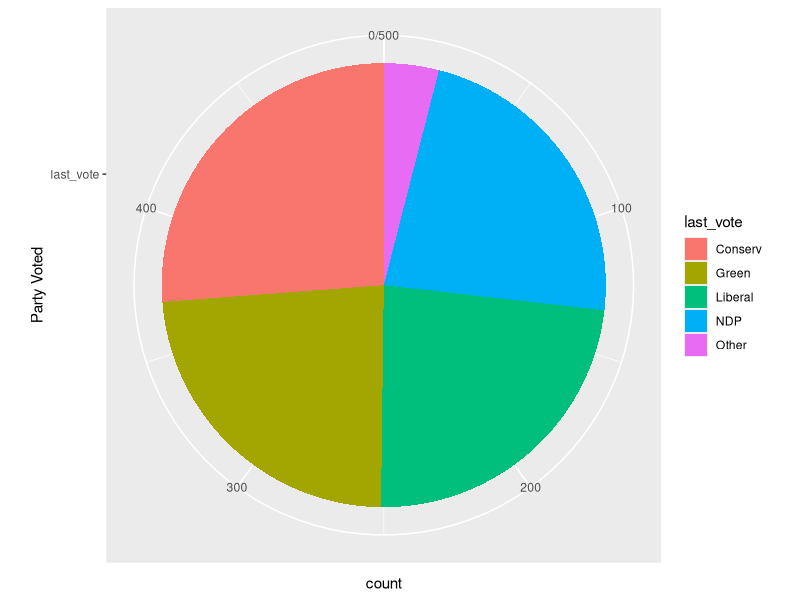
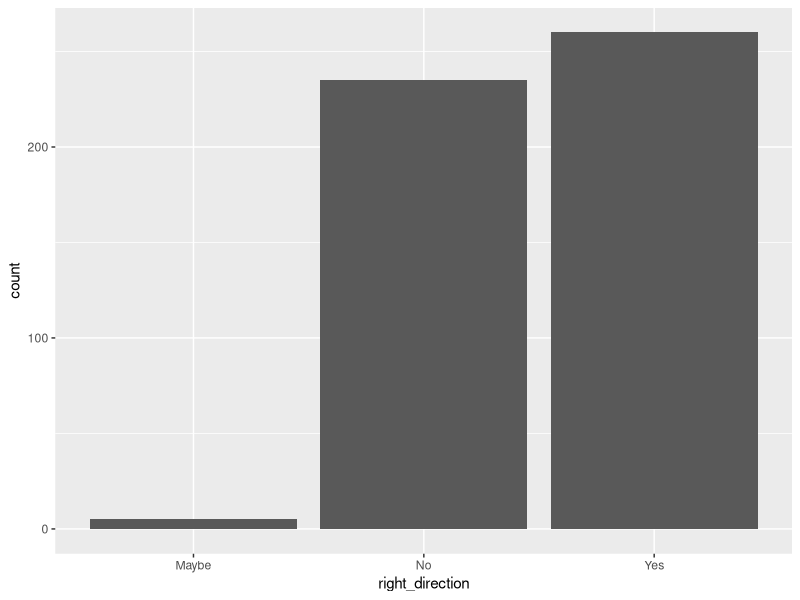
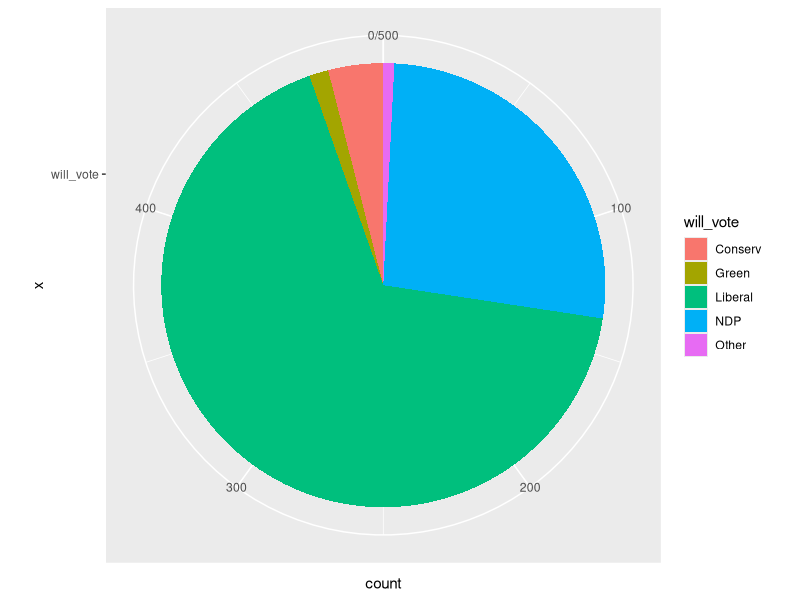
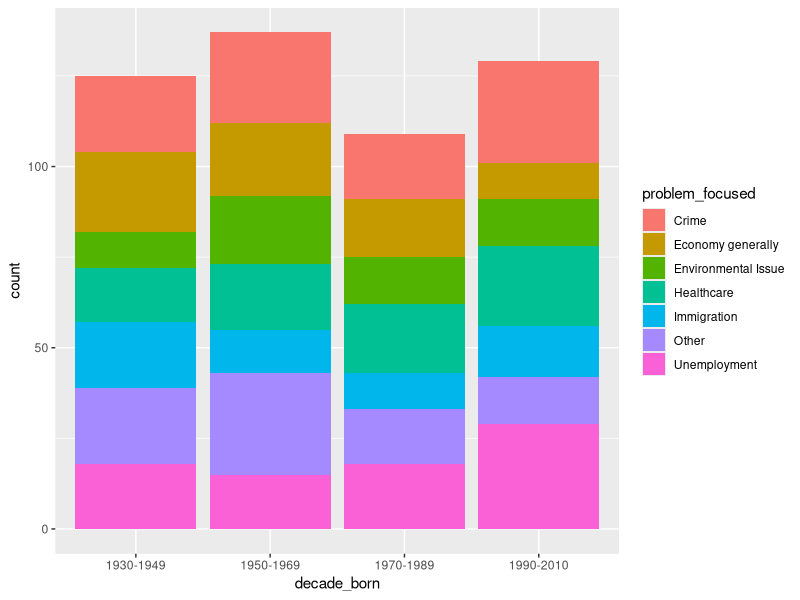
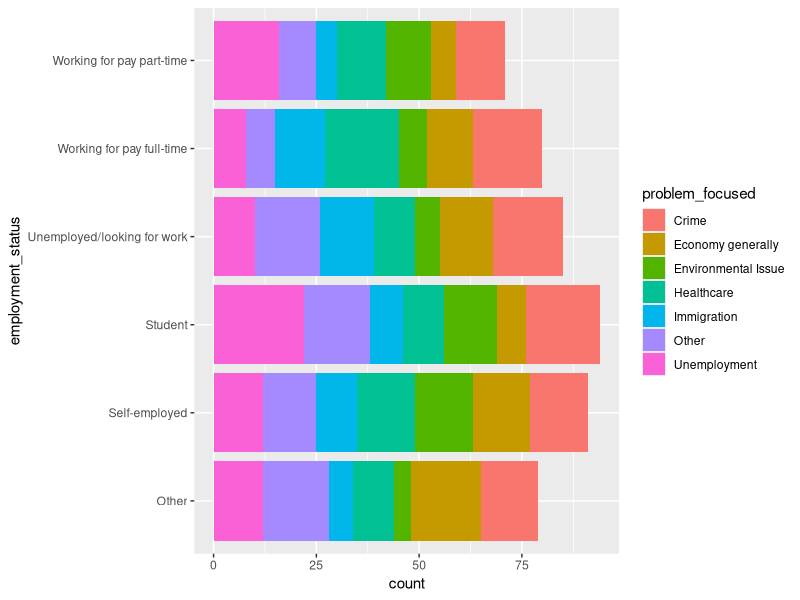

Generate these figures, in order, with R:
## ---- chunk 1
# Setting seed as the last 4 digits of my student number
set.seed(4759)
library(tidyverse)
# Global settings for figure sizes and echo.
require("knitr")
opts_chunk$set(tidy.opts=list(width.cutoff=60),tidy=TRUE)
opts_chunk$set(engine = "R")
knitr::opts_chunk$set(echo = T)
knitr::opts_chunk$set(message = F)
knitr::opts_chunk$set(warning = F)
## ---- chunk 2
# We begin with storing choices in vectors
# which will be used for sampling in the next chunk
# For section 'citizenship'
citizenship <- c("Canadian Citizen", "Permanent Resident", "Other")
# For section 'Personal Background'
# On what basis do you assess a political candidate?
basis <- c("News on TV", "Articles in the newspaper", "Attend events where the candidate is addressing the people", "I research all the all the channels before making my choice", "Number of fundraisers the candidate has done in you area", "The family upbringing of the candidate", "Other")
# What decade were you born in? 
decade <- c('1930-1949', '1950-1969', '1970-1989', '1990-2010')
# How do you identify yourself?
gender <- c("Female", "Male", "Prefer not to say")
# Does your household income fall into one of these broad ranges?
income <- c("0", "$1-$50,000", "$50,000-$100,000", "$100,000-$150,000", "$150,000-$200,000", "More then $200,000", "Prefer not to say")
# What is the highest level education that you have completed?
education <- c("No schooling", "Completed elementary school", "Completed high school", "Completed technical, community College, CEGEP, collage Classique", "Bachelor's degree", "Master's degree", "Professional degree or doctorate", "Prefer not to say")
# What is your employment status?
employment <- c("Working for pay full-time", "Working for pay part-time", "Self-employed", "Unemployed/looking for work", "Student", "Other")
# If you could vote in this election, which party do you think you will vote for?
# We use the vector 'party' below
# party_noncitizen <- c("Liberal", "NDP", "Conserv", "Green", "Other")
# ADD NONCITIZEN?
# ---
# Section Political Leanings, citizen
party <- c("Liberal", "NDP", "Conserv", "Green", "Other")
# Which party did you vote in last election?
last_vote <- c("Liberal", "NDP", "Conserv", "Green", "Other")
# Do you think the existing government is going in the right direction to benefit the people of the country?
right_dir <- c("Yes", "No", "Maybe")
# How likely are you gonna vote in the upcoming
likely_vote <- c(1:10)
# Which party are you gonna vote?
will_vote <- c("Liberal", "NDP", "Conserv", "Green", "Don't know")
# What’s the most important problem facing Canada today?
problem <- c("Economy generally", "Unemployment", "Healthcare", "Crime", "Immigration", "Environmental Issue", "Other")
# ---
# Choices for section 'Policy'
# What issue do you focus more on?
focus_issue <- c("Economy", "Employment", "Public Health", "Prime and Justice", "Immigration Policy", "Tax Policy", "")
# Do you agree with one or more of the following? Select all that apply.
agree_statements <- c("There should be policies to resolve the gap between the rich and the poor.", "Environment safety is more important than business tax revenue.", "There should be rules to include all religions in all political parties.", "The government should assist corporations in increasing employment.", "The government should pay more on public health programs.", "There should be more free trade with other countries, even if it hurts some industries in Canada.")
# Simuating data using the sample function
# setting sample size
n <- 500
# Simulating n samples answers to section 'Personal Background'
background <- tibble(basis = sample(x = basis, size=n, replace=TRUE), 
             citizenship = sample(x=citizenship, size=n, replace=TRUE, prob = c(0.8, 0.1, 0.1)),
             decade_born = sample(x=decade, size=n, replace=TRUE),
             education_level = sample(x=education, size=n, replace=TRUE, prob = c()), # [Education]
             gender = sample(x=gender, size=n, replace=TRUE, prob = c(0.4915, 0.4915, 0.017))# based on the referenced, that there exists 1.7% population identified them 'Non-binary' in Canada [NonBin].
             , employment_status = sample(x=employment, size=n, replace=TRUE))
# [Education] Reference https://www12.statcan.gc.ca/census-recensement/2016/dp-pd/hlt-fst/edu-sco/Table.cfm?Lang=E&T=11&Geo=00&SP=1&view=2&age=2&sex=1
# [NonBin] https://www.statcan.gc.ca/eng/dai/smr08/2015/smr08_203_2015
# Simulating n samples answering section 'Political Leanings'
political_leaning <- tibble(last_vote = sample(x=last_vote, size=n, replace=TRUE, prob=c(0.24, 0.24, 0.24, 0.24, 0.04)),
                            likely_vote = sample(x=likely_vote, size=n, replace=TRUE),
                            # party_vote = sample(x=party, size=n, replace=TRUE),
                            problem_focused = sample(x=problem, size=n, replace=TRUE),
                            right_direction = sample(x=right_dir, size=n, replace=TRUE, prob = c(0.495, 0.495, 0.01)),
                            # Based on the proportion of seats won.
                            will_vote = sample(x=party, size=n, replace=TRUE, prob = c(0.65, 0.30, 0.04, 0.005, 0.005)),
                            )
# Combining sections' Answers
election_data <- bind_cols(background, political_leaning)
## ---- chunk 3
# Research & References required

## ---- chunk 4
# We use ggplot to generate the following figures
# Plotting the distribution of which parties were voted in the last election
last_vote_frame <- election_data %>% group_by(last_vote) %>% summarise(count = n(), .group = 'drop')
last_vote_figure <- ggplot(last_vote_frame, aes(x="last_vote", y=count, fill=last_vote)) + geom_bar(width = 2, stat = "identity") + coord_polar("y", start=0) + xlab("Party Voted")
last_vote_figure
## ---- chunk 5
# Answer distribution to question "Do you think the existing gov' is bringing benefits to country? "
benefit <- ggplot(election_data, aes(x=right_direction)) + geom_bar()
benefit
## ---- chunk 6
# Distribution of which parties to vote for in the next election.
next_vote_frame <- election_data %>% group_by(will_vote) %>% summarise(count = n(), .group = 'drop')
next_vote <- ggplot(next_vote_frame, aes(x="will_vote", y=count, fill=will_vote )) + geom_bar(width = 2, stat = "identity") + coord_polar("y", start=0)
next_vote
# Distribution of which parties to vote for in the next election; colors indicates whether the voter agrees that 
## ---- chunk 7
age_dist_problem_fill <- ggplot(election_data, aes(x=decade_born, fill=problem_focused)) + geom_bar()
age_dist_problem_fill

## ---- chunk 8
employment_count <- c()
for (i in 1:9){
  employment_count[i] <- ncol(election_data %>% filter(employment_status == employment[i]))
}
# employment_pie <- ggplot(election_data, aes(x="", y=employment_count, fill=employment_status)) + geom_bar(width=1, stat = "identity") + 
#   coord_polar("y", start=0)
# 
# employment_pie
employment_dist_dir_fill <- ggplot(election_data, aes(x=employment_status, fill = problem_focused)) + geom_bar() + coord_flip()
employment_dist_dir_fill
